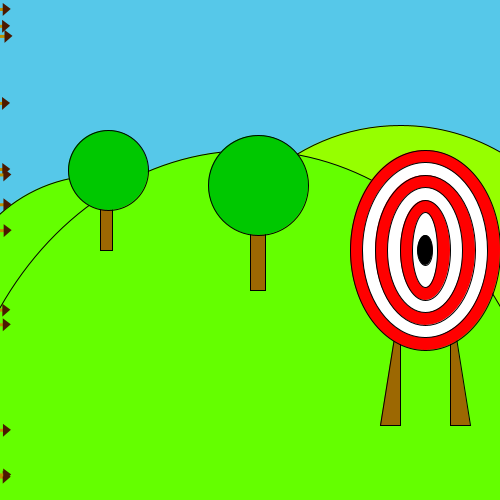
Frame 1 (no input)
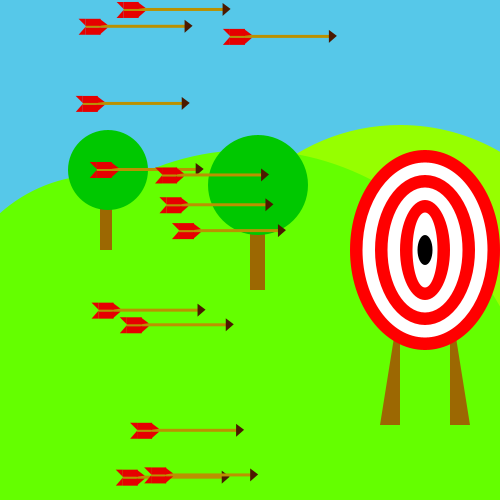
Frame 60 (the mouse pressed at the canvas centre just before this capture)
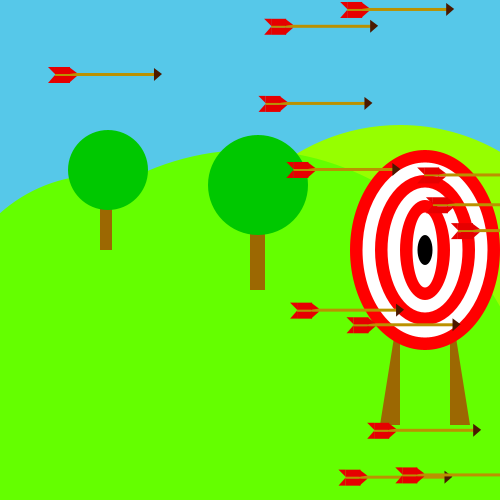
Frame 120 (the mouse held since frame 60 and released just before this capture)

The Processing sketch that drew these frames (run headless with seeded random() and noise(); from frame 60 on, the mouse is pressed at the canvas centre):

// Processing sketch: processing_45004
// ── processing_45004.pde

// Definição base (inc. posiçao + velocidades base)
Car[] setas;
 
  
void setup(){
  size (500,500);
    
  int num = 50;
  setas = new Car[num];
   
  for ( int i =0; i< num; i++){
      setas[i] = new Car ( -100, random (height), random (3,6));
  }
   
}
 
void draw(){
  background(86,200,233);


// Paisagem  
fill(150,255,0);
ellipse (400,325,400,400);
fill(100,255,0);
ellipse (100,325,300,300);
ellipse (250,500,600,700);
fill(156,104,2);
rect (250,230,15,60);
rect (100,200,12,50);
fill(0,200,0);
ellipse( 258,185,100,100);
ellipse( 108,170,80,80);
 
 
 // Alvo 
 smooth();
 fill(156,104,2); 
 triangle (380,425,400,300,400,425);
 triangle (470,425,450,300,450,425);
  
 fill(255,0,0);
 ellipse (425,250,150,200);
 
 fill (255);
 ellipse (425,250,125,175);
 
 
 fill(255,0,0);
 ellipse (425,250,100,150);
 
 fill(255);
 ellipse (425,250,75,125);

 fill(255,0,0);
 ellipse (425,250,50,100);

 fill(255);
 ellipse (425,250,25,75);
 
 fill(0);
 ellipse (425,250,15,30);
 
// Quantidades e Condução
   
  int num = 13;
   
   for ( int i =0; i< num; i++){
      
     setas[i].drive();
      setas[i].display();
       
  }
 
}
 
 
//Definição de objecto
 
class Car{
   
    float xpos; // posiçao horizontal
  float ypos; // posiçao vertical
  float xspeed; // variavel de velocidade
   
  // Funçao de construçao
  
  Car ( int t_xpos, float t_ypos, float t_xspeed  ){
     
   xpos = t_xpos;
   ypos = t_ypos;
   xspeed = t_xspeed;
   
  }
   
  // Funçao de animaçao
  
  void drive (){
     
    xpos = xpos + xspeed;
    if ( xpos > width){
     xpos = 0;
     ypos = (int) random(height);
      }
     
  }
   
  // Função de criação de setas
  
  void display (){
noStroke();
    fill(187,145,0);
    rect (xpos, ypos, 100, 3);
    fill(75,25,0);
    triangle (xpos+99,ypos-5,xpos+99,ypos+8,xpos+107,ypos+1);
    
    fill(230,0,0);
    rect (xpos, ypos+3, 15, 7);
    rect (xpos, ypos-6, 15, 7);
   
    triangle (xpos,ypos+2, xpos-7,ypos+10, xpos, ypos+10);
    triangle (xpos,ypos+1, xpos-7,ypos-6, xpos, ypos-6);
    
    triangle (xpos+14,ypos+3, xpos+14,ypos+10, xpos+22, ypos+3);
    triangle (xpos+14,ypos+1, xpos+14,ypos-6, xpos+22, ypos);
    
    
  }
   
}
